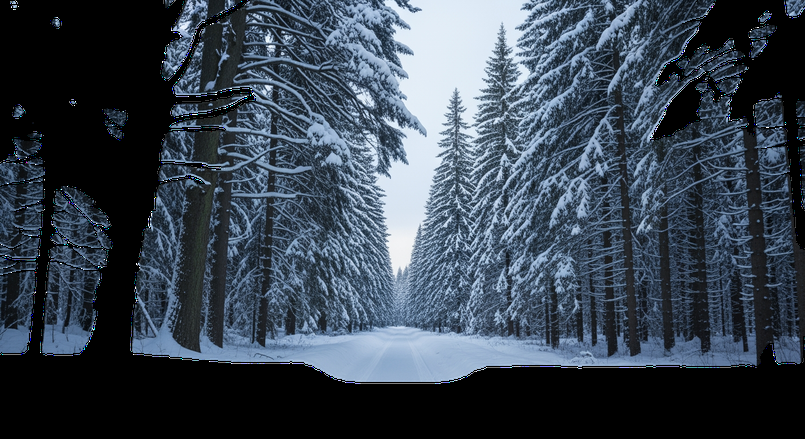
#> input picture images/rgba_layers/DepthAnythingV2_layer_0_rgba.png, 805 x 439 px, shrunk from 1408 x 768 before the run, found by its file name
$ python inspect_layers.py
#> lines starting #> are read from the running program, lines starting #| are printed output that depends on the picture
import cv2
import numpy as np
import os

base         = os.path.expanduser('~/Downloads/spr26/191(dep)/images')
rgba_folder  = os.path.join(base, 'rgba_layers')
inp_folder   = os.path.join(base, 'inpainting')
masks_folder = os.path.join(base, 'masks')
out_folder   = os.path.join(base, 'layer_inspect')
os.makedirs(out_folder, exist_ok=True)

# ── DepthAnythingV2 only ───────────────────────────────────────────────
files = {
    'layer_0_rgba': os.path.join(rgba_folder, 'DepthAnythingV2_layer_0_rgba.png'),
    'layer_1_rgba': os.path.join(rgba_folder, 'DepthAnythingV2_layer_1_rgba.png'),
    'layer_2_rgba': os.path.join(rgba_folder, 'DepthAnythingV2_layer_2_rgba.png'),
    'inpaint_0':    os.path.join(inp_folder,  'Anything_0.png'),
    'inpaint_1':    os.path.join(inp_folder,  'Anything_1.png'),
    'mask_0':       os.path.join(masks_folder,'DepthAnythingV2_layer_0.png'),
    'mask_1':       os.path.join(masks_folder,'DepthAnythingV2_layer_1.png'),
    'mask_2':       os.path.join(masks_folder,'DepthAnythingV2_layer_2.png'),
}

# Bright magenta background so transparent areas are obvious
MAGENTA = (255, 0, 255)

for name, path in files.items():
    img = cv2.imread(path, cv2.IMREAD_UNCHANGED)
#> img is the input picture: shape (439, 805, 4); mean B, G, R, A 80.6, 67.9, 56.6, 169
    if img is None:
        print(f"  MISSING: {path}")
        continue

    if img.ndim == 2:
        # Grayscale mask — save as-is
        cv2.imwrite(os.path.join(out_folder, f'{name}.png'), img)
        opaque = np.sum(img > 128)
        total  = img.size
        print(f"  {name}: mask  — {opaque}/{total} px white ({100*opaque/total:.1f}%)")
        continue

    if img.shape[2] == 3:
        # No alpha — just save
        cv2.imwrite(os.path.join(out_folder, f'{name}.png'), img)
        print(f"  {name}: RGB (no alpha)")
        continue

    # RGBA — composite over magenta so alpha is visible
    h, w = img.shape[:2]
#> h = 439; w = 805
    bg = np.full((h, w, 3), MAGENTA, dtype=np.uint8)
    a  = img[:, :, 3:4] / 255.0
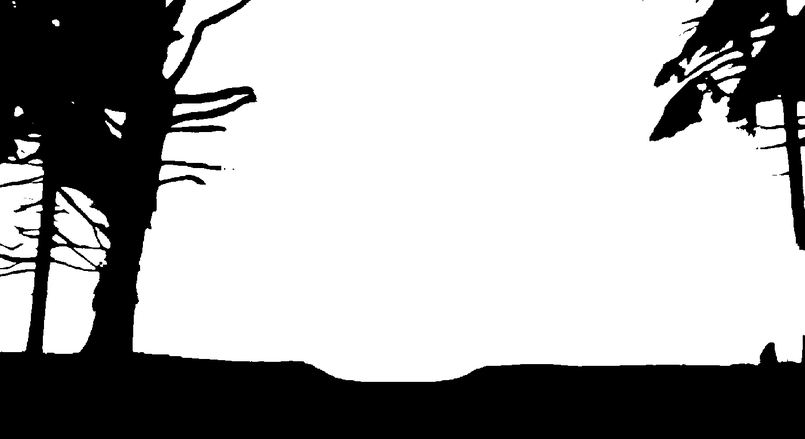
#> a: shape (439, 805, 1) float64; min 0, max 1, mean 0.663
    composite = (img[:, :, :3] * a + bg * (1 - a)).astype(np.uint8)
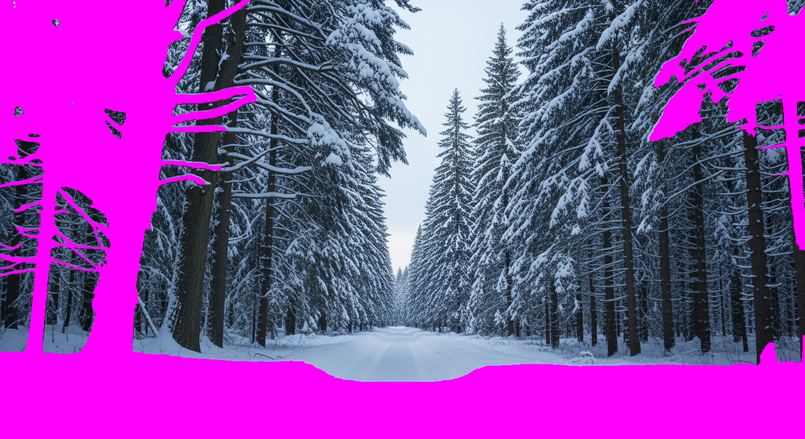
#> composite: shape (439, 805, 3); mean B, G, R 164.2, 66, 141.1
    cv2.imwrite(os.path.join(out_folder, f'{name}_on_magenta.png'), composite)

    opaque = np.sum(img[:, :, 3] > 128)
#> opaque = 234157
    total  = img[:, :, 3].size
#> total = 353395
    print(f"  {name}: RGBA — {opaque}/{total} opaque px ({100*opaque/total:.1f}% of frame)")
#|   layer_0_rgba: RGBA — 234157/353395 opaque px (66.3% of frame)
#> pass 2 of the loop `for name, path in files.items():`:
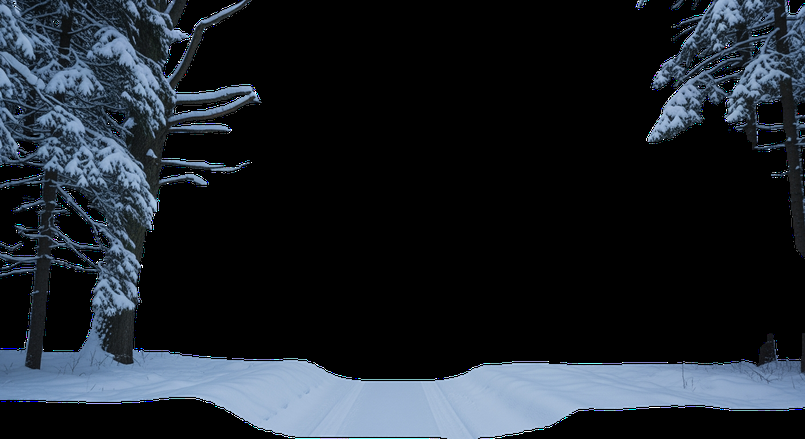
#> input picture images/rgba_layers/DepthAnythingV2_layer_1_rgba.png, 805 x 439 px, shrunk from 1408 x 768 before the run, found by its file name
#> img is the input picture: shape (439, 805, 4); mean B, G, R, A 43.4, 36.1, 29.8, 74
#> `a  = img[:, :, 3:4] / 255.0`:
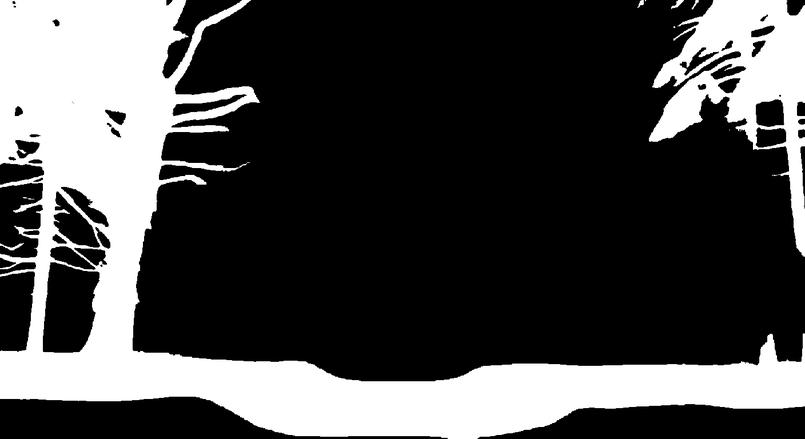
#> a: shape (439, 805, 1) float64; min 0, max 1, mean 0.29
#> `composite = (img[:, :, :3] * a + bg * (1 - a)).astype(np.uint8)`:
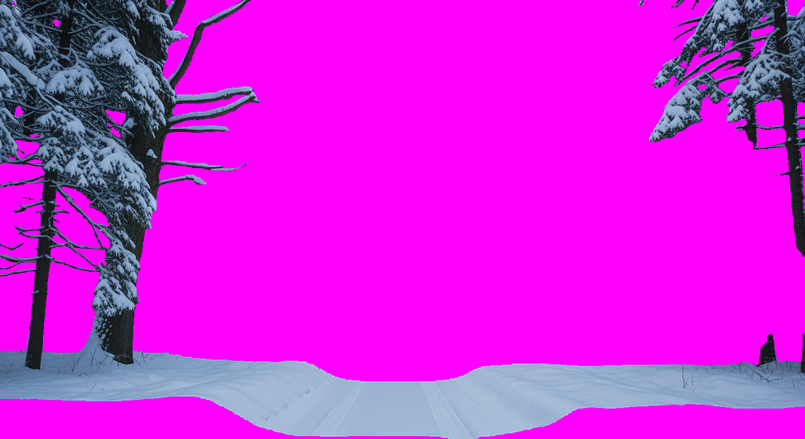
#> composite: shape (439, 805, 3); mean B, G, R 221.2, 33.4, 208.7
#> opaque = 102484
#|   layer_1_rgba: RGBA — 102484/353395 opaque px (29.0% of frame)
#> pass 3 of the loop `for name, path in files.items():`:
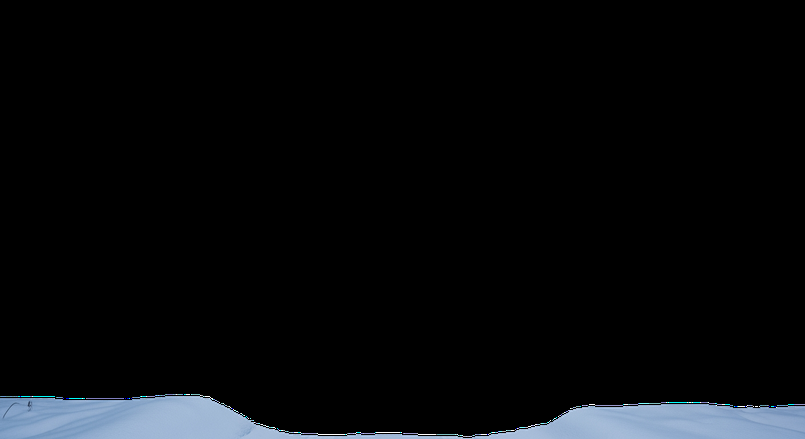
#> input picture images/rgba_layers/DepthAnythingV2_layer_2_rgba.png, 805 x 439 px, shrunk from 1408 x 768 before the run, found by its file name
#> img is the input picture: shape (439, 805, 4); mean B, G, R, A 11.9, 10.1, 8.5, 13.8
#> `a  = img[:, :, 3:4] / 255.0`:
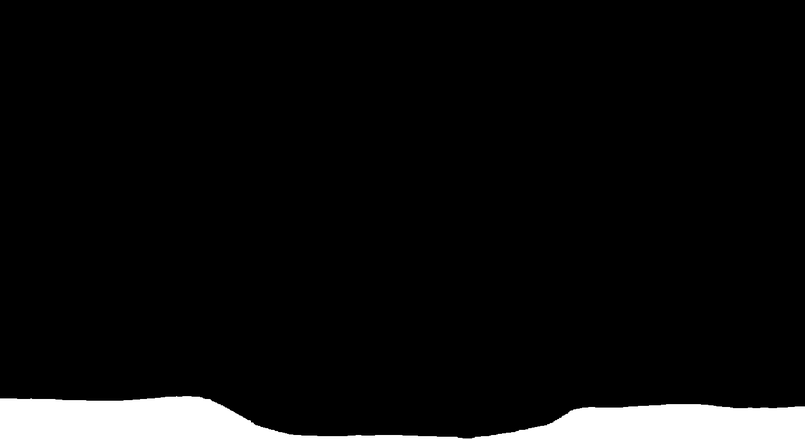
#> a: shape (439, 805, 1) float64; min 0, max 1, mean 0.0542
#> `composite = (img[:, :, :3] * a + bg * (1 - a)).astype(np.uint8)`:
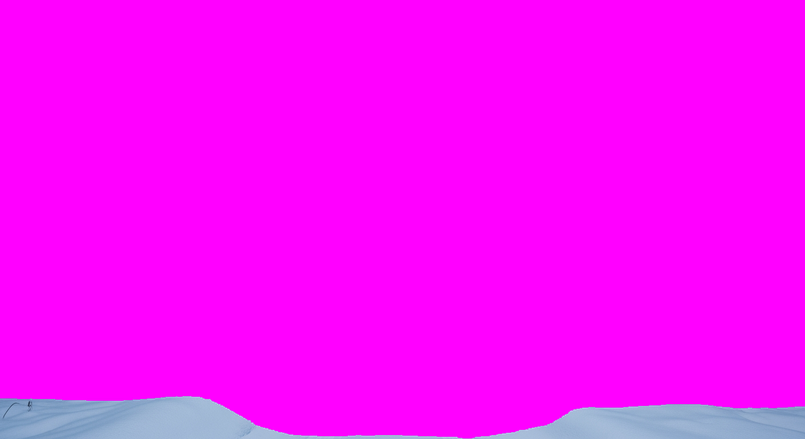
#> composite: shape (439, 805, 3); mean B, G, R 252.3, 9.4, 249.2
#> opaque = 19125
#|   layer_2_rgba: RGBA — 19125/353395 opaque px (5.4% of frame)
#> the loop made 8 passes; the first 3 are shown

print(f"\nSaved to {out_folder}")
